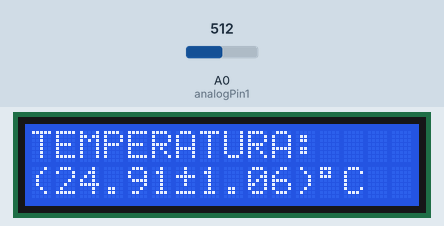
A sketch run on a simulated Arduino Uno, built with avr-gcc and run on an emulated ATmega328P. On the bench: 16×2 character LCD. Inputs (shaded band) come from the test bench; at power-on: A0 (analogPin1) = 512. What the sketch prints to the serial monitor is not drawn.

Above: at 6.2 s.
6.3 s: A0 (analogPin1) set to 0
At 7.8 s:
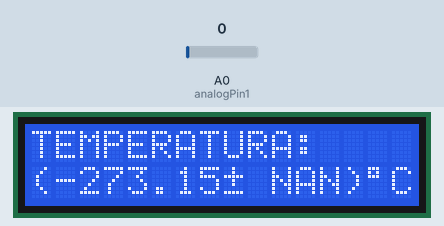
8.5 s: A0 (analogPin1) set to 122
At 9.7 s:
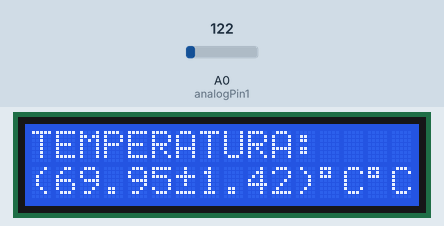
10.5 s: A0 (analogPin1) set to 701
At 11.6 s:
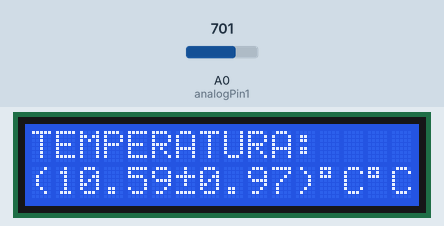
12.6 s: A0 (analogPin1) set to 718
At 13.6 s:
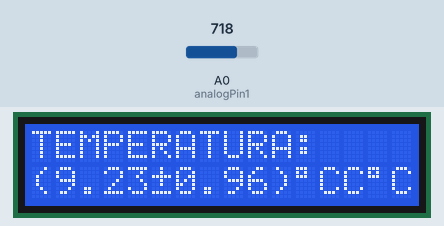
14.6 s: A0 (analogPin1) set to 816
At 15.5 s:
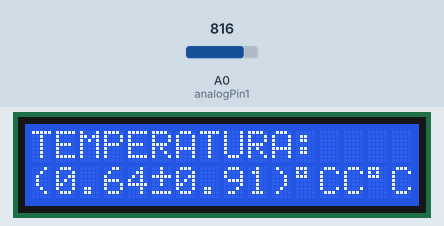
16.6 s: A0 (analogPin1) set to 838
At 17.4 s:
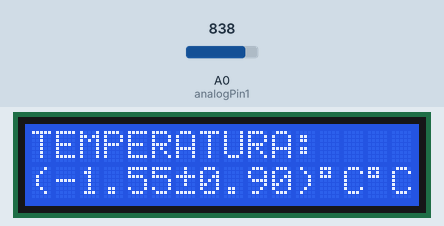
Timing chart, 0 to 19.6 s (numbered marks = the images above; inputs shaded):
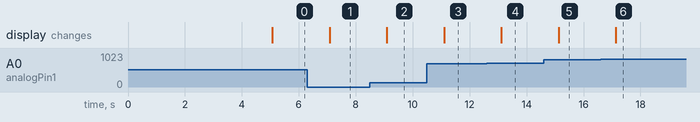

The sketch:

termistor.ino
```cpp
//////////////////////////////
// termistor.ino
// 19/08/2023
//
// Creado por:
// Gabriel González Rodríguez
// Alexander Solís Quesada
//////////////////////////////

// ---------------------------------- Para el funcionamiento de la pantalla LCD ----------------------------------
#include <LiquidCrystal.h>

const int rs = 11, en = 12, d4 = 4, d5 = 5, d6 = 6, d7 =7;
LiquidCrystal lcd(rs, en, d4, d5, d6, d7);

byte plusMinus[8] = {
  B00100,
  B00100,
  B11111,
  B00100,
  B00100,
  B00000,
  B11111,
  B00000,
};
// Declaración de variables globales
// ---------------------------------- Para el cálculo de RT y su incertidumbre ----------------------------------
float RT;                                   // Resistencia del termistor.
float incertidumbreRT;                      // Incertidumbre de la resistencia del termistor.

float R = 101900;                           // Resistencia en serie (multimetro).
float incertidumbreR = 2000;                // Resolución de la resistencia en serie.

float VCC = 5.04;                           // Voltage de alimentación (multimetro).
float incertidumbreVCC = 0.01;              // Incertidumbre del voltaje de alimentacion.

float VT;                                   // Voltage en el termistor (arduino).
float incertidumbreVT = 0.005;              // Incertidumbre del arduino.
int VTLectura;
const int analogPin1 = A0;                  // Se define el pin de entrada analógica A0.

float derivadaVCC;                          // Derivada parcial de la función para calcular la resistencia del termistor respecto a VCC.
float derivadaVT;                           // Derivada parcial de la función para calcular la resistencia del termistor respecto a VT.
float derivadaR;                            // Derivada parcial de la función para calcular la resistencia del termistor respecto a R.

// ---------------------------------- Para el cálculo de T y su incertidumbre ----------------------------------
float T;                                    // Temperatura del termistor.
float incertidumbreT;                       // Incertidumbre de la temperatura del termistor.

int B = 4529;                               // Constante B (hoja de datos).

float R0 = 100000;                          // Resistencia a 25 celsius (hoja de datos).
float incertidumbreR0 = 5000;               // Incertidumbre de la resistencia a 25 celcius (hoja de datos).

float T0 = 298.15;                          // Temperatura base 25 celsius (hoja de datos).
float incertidumbreT0 = 0.05;               // Incertidumbre de la temperatura base 25 celsius (hoja de datos).

float derivadaT0;                           // Derivada parcial de la función para calcular la temperatura respecto a T0.
float derivadaR0;                           // Derivada parcial de la función para calcular la temperatura respecto a R0.
float derivadaRT;                           // Derivada parcial de la función para calcular la temperatura respecto a RT.


void setup() {
  Serial.begin(9600);
  Serial.println("\nEl programa se está ejecutando.");
  lcd.begin(16, 2);
  lcd.createChar(0, plusMinus);
  delay(5000);
}

void loop() {
  // Lectura de tensión en el termistor
  VTLectura = analogRead(analogPin1);                       // realizar la lectura analógica raw
  VT = map(VTLectura, 0, 1023, 0, 5000);                    // convertir a mV
  VT = VT/1000;                                             // convertir a V

  // Cálculo de la resistencia del termistor y su incertidumbre
  RT = R/((VCC/VT)-1);
  derivadaVCC = -(R*VT)/pow(VCC-VT,2);
  derivadaVT = (VCC*R)/pow(VCC-VT,2);
  derivadaR = VT/(VCC-VT);
  incertidumbreRT = sqrt(pow((derivadaVCC*incertidumbreVCC),2)+pow((derivadaVT*incertidumbreVT),2)+pow((derivadaR*incertidumbreR),2));

  // Impresión del resumen de los datos para RT en el monitor serial.
  //Serial.print("\n\n\n");
  //Serial.print("\nLa resistencia del termistor es de: (" + String(RT,2) + " ± ");
  //Serial.print(String(incertidumbreRT,2));
  //Serial.print(") Ω");

   // Cálculo de la resistencia del termistor y su incertidumbre
  T = (B*T0)/(T0*log(RT/R0)+B)-273.15;
  derivadaT0 = pow(B,2)/pow(B+T0*log(RT/R0),2);
  derivadaR0 = (B*pow(T0,2))/(R0*pow(B+T0*log(RT/R0),2));
  derivadaRT = (B*pow(T0,2))/(RT*pow(B+T0*log(RT/R0),2));
  incertidumbreT = sqrt(pow((derivadaRT*incertidumbreRT),2)+pow((derivadaT0*incertidumbreT0),2)+pow((derivadaR0*incertidumbreR0),2));

  // Impresión del resumen de los datos para T en el monitor serial.

  Serial.print("\nLa temperatura es de: (" + String(T,2) + " ± ");
  Serial.print(String(incertidumbreT,2));
  Serial.print(") C");

  // Impresión en la LCD:
  lcd.setCursor(0,0);
  lcd.print("TEMPERATURA:");
  lcd.setCursor(0,1);
  lcd.print("(" + String(T,2));
  lcd.write(byte(0));
  lcd.print(String(incertidumbreT,2) + ")");
  lcd.print((char)223);
  lcd.print("C");

  delay(1000);
}
```

Measured:
- the behaviour switches between 708 and 709 on A0 (analogPin1) (found by bisection; images 3 and 4)
- the behaviour switches between 822 and 823 on A0 (analogPin1) (found by bisection; images 5 and 6)
- after the input at 6.3 s, the display: changes after 0.78 s (image 1)
- after the input at 8.5 s, the display: changes after 0.59 s (image 2)
- after the input at 10.5 s, the display: changes after 0.60 s (image 3)
- after the input at 12.6 s, the display: changes after 0.52 s (image 4)
- after the input at 14.6 s, the display: changes after 0.53 s (image 5)
- after the input at 16.6 s, the display: changes after 0.54 s (image 6)
